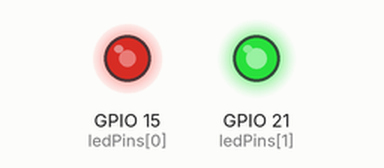
Bench run of a program on a simulated ESP32-S3. Parts: output pins drawn as LEDs (lit = HIGH). Random numbers use the default seed unless the program sets one.

Above: at 0.1 s.
At 9.9 s:
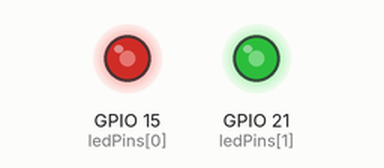
At 19.9 s:
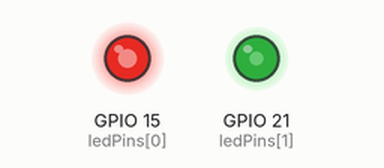
At 39.7 s:
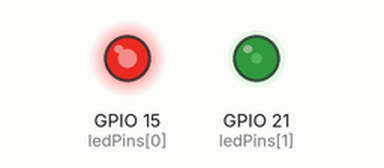
Timing chart, 0 to 40.0 s (numbered marks = the images above):
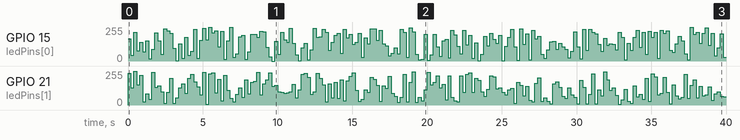

The program:

main.cpp
```cpp
#include <Arduino.h>

#define freq       1000  //define the pwm frequency
#define resolution 8     //define the pwm precision

int ledPins[] = {15, 21, 16};    //define red, green, blue led pins
const byte chns[] = {0, 1, 2};        //define the pwm channels
int red, green, blue;

void setColor(byte r, byte g, byte b) {
  ledcWrite(chns[0], r); //255-r Common anode LED
  ledcWrite(chns[1], g);
  ledcWrite(chns[2], b);
}

void setup() {
  for (int i = 0; i < 2; i++) {   //setup the pwm channels,1KHz,8bit
    ledcSetup(chns[i], freq, resolution);
    ledcAttachPin(ledPins[i], chns[i]);
  }
}

void loop() {
  red = random(0, 256);
  green = random(0, 256);
  blue = random(0, 256);
  setColor(red, green, blue);
  delay(200);
}
```

Measured:
- by itself, GPIO 15 (ledPins[0]): 0/255 → 166/255 at 0.00 s, → 42/255 0.20 s later, → 215/255 0.20 s later, → 77/255 0.20 s later, … (200 changes in this stretch)
- by itself, GPIO 21 (ledPins[1]): 0/255 → 240/255 at 0.00 s, → 129/255 0.20 s later, → 253/255 0.20 s later, → 151/255 0.20 s later, … (200 changes in this stretch)
